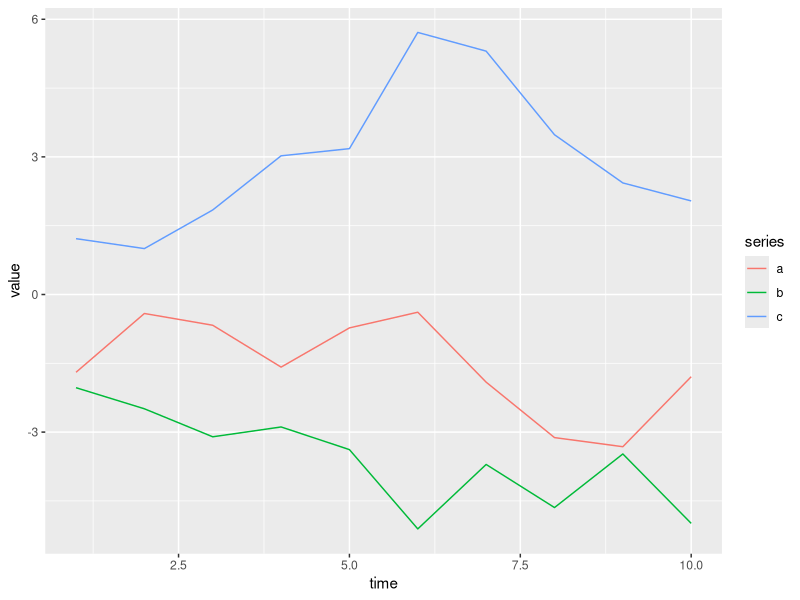
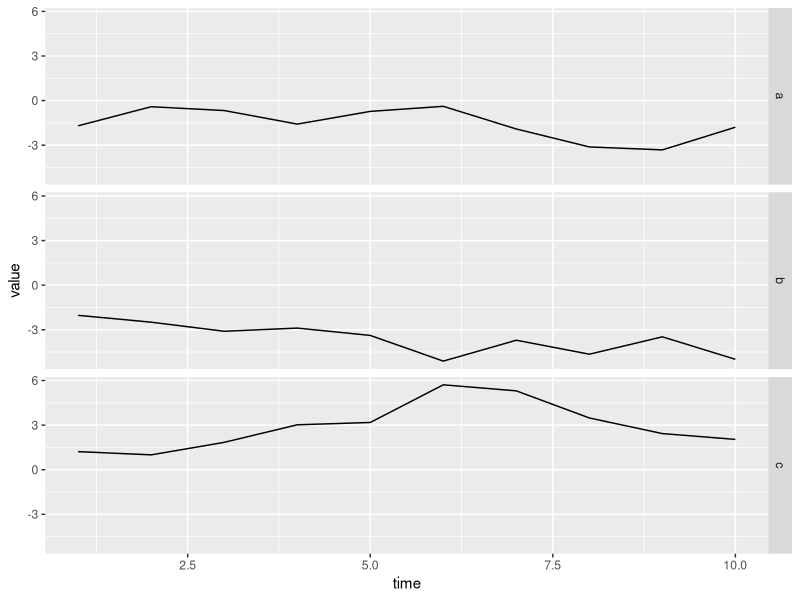

R code for these plots, in order:
require(ggplot2)
require(reshape2)

df <- data.frame(time = 1:10,
                 a = cumsum(rnorm(10)),
                 b = cumsum(rnorm(10)),
                 c = cumsum(rnorm(10)))

print(df)
#average <- data.frame(time = average$tourney_id, a = average$x)

df <- melt(df, id.vars = 'time', variable.name = 'series')

print(df)

# plot on same grid, each series colored differently -- 
# good if the series have same scale
ggplot(df, aes(time,value)) + geom_line(aes(colour = series))
ggplot(df, aes(time,value)) + geom_line() + facet_grid(series ~ .)

